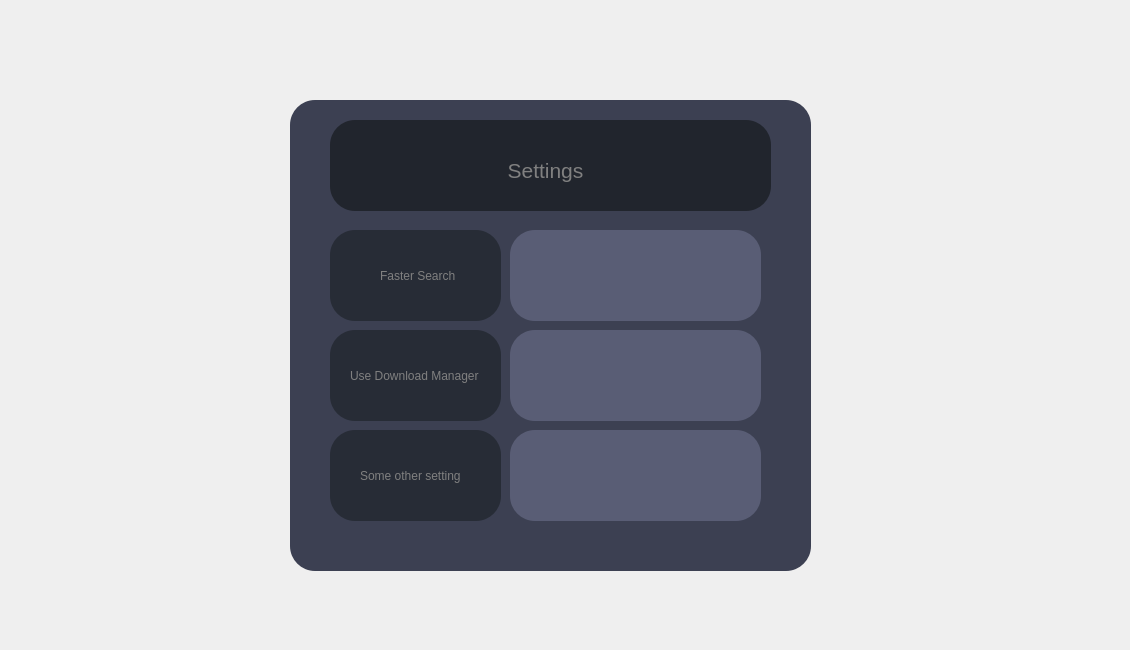
    <widget class="QWidget" name="misc_keep">
     <widget class="QFrame" name="manage_buckets_frame_2">
      <property name="geometry">
       <rect>
        <x>570</x>
        <y>240</y>
        <width>131</width>
        <height>71</height>
       </rect>
      </property>
      <property name="styleSheet">
       <string notr="true"/>
      </property>
      <property name="frameShape">
       <enum>QFrame::NoFrame</enum>
      </property>
      <property name="frameShadow">
       <enum>QFrame::Raised</enum>
      </property>
      <property name="lineWidth">
       <number>0</number>
      </property>
      <layout class="QHBoxLayout" name="settings_toggle_1_layout">
       <property name="spacing">
        <number>0</number>
       </property>
       <property name="leftMargin">
        <number>0</number>
       </property>
       <property name="topMargin">
        <number>0</number>
       </property>
       <property name="rightMargin">
        <number>0</number>
       </property>
       <property name="bottomMargin">
        <number>0</number>
       </property>
      </layout>
     </widget>
     <widget class="QLabel" name="label_11">
      <property name="geometry">
       <rect>
        <x>330</x>
        <y>230</y>
        <width>171</width>
        <height>91</height>
       </rect>
      </property>
      <property name="styleSheet">
       <string notr="true">QLabel {


			background-color: #272c36;
			padding: 12px;
			border-radius: 25px;
			border-bottom: 30px shadow;
        }</string>
      </property>
      <property name="text">
       <string/>
      </property>
     </widget>
     <widget class="QLabel" name="label_12">
      <property name="geometry">
       <rect>
        <x>330</x>
        <y>330</y>
        <width>171</width>
        <height>91</height>
       </rect>
      </property>
      <property name="styleSheet">
       <string notr="true">QLabel {


			background-color: #272c36;
			padding: 12px;
			border-radius: 25px;
			border-bottom: 30px shadow;
        }</string>
      </property>
      <property name="text">
       <string/>
      </property>
     </widget>
     <widget class="QLabel" name="label_13">
      <property name="geometry">
       <rect>
        <x>330</x>
        <y>430</y>
        <width>171</width>
        <height>91</height>
       </rect>
      </property>
      <property name="styleSheet">
       <string notr="true">QLabel {


			background-color: #272c36;
			padding: 12px;
			border-radius: 25px;
			border-bottom: 30px shadow;
        }</string>
      </property>
      <property name="text">
       <string/>
      </property>
     </widget>
     <widget class="QFrame" name="manage_buckets_frame_3">
      <property name="geometry">
       <rect>
        <x>570</x>
        <y>340</y>
        <width>131</width>
        <height>71</height>
       </rect>
      </property>
      <property name="styleSheet">
       <string notr="true"/>
      </property>
      <property name="frameShape">
       <enum>QFrame::NoFrame</enum>
      </property>
      <property name="frameShadow">
       <enum>QFrame::Raised</enum>
      </property>
      <property name="lineWidth">
       <number>0</number>
      </property>
      <layout class="QHBoxLayout" name="settings_toggle_2_layout">
       <property name="spacing">
        <number>0</number>
       </property>
       <property name="leftMargin">
        <number>0</number>
       </property>
       <property name="topMargin">
        <number>0</number>
       </property>
       <property name="rightMargin">
        <number>0</number>
       </property>
       <property name="bottomMargin">
        <number>0</number>
       </property>
      </layout>
     </widget>
     <widget class="QFrame" name="manage_buckets_frame_4">
      <property name="geometry">
       <rect>
        <x>570</x>
        <y>440</y>
        <width>131</width>
        <height>71</height>
       </rect>
      </property>
      <property name="styleSheet">
       <string notr="true"/>
      </property>
      <property name="frameShape">
       <enum>QFrame::NoFrame</enum>
      </property>
      <property name="frameShadow">
       <enum>QFrame::Raised</enum>
      </property>
      <property name="lineWidth">
       <number>0</number>
      </property>
      <layout class="QHBoxLayout" name="settings_toggle_3_layout">
       <property name="spacing">
        <number>0</number>
       </property>
       <property name="leftMargin">
        <number>0</number>
       </property>
       <property name="topMargin">
        <number>0</number>
       </property>
       <property name="rightMargin">
        <number>0</number>
       </property>
       <property name="bottomMargin">
        <number>0</number>
       </property>
      </layout>
     </widget>
     <widget class="QLabel" name="label_14">
      <property name="geometry">
       <rect>
        <x>330</x>
        <y>120</y>
        <width>441</width>
        <height>91</height>
       </rect>
      </property>
      <property name="styleSheet">
       <string notr="true">QLabel {


			background-color: #21252d;
			padding: 12px;
			border-radius: 25px;
			border-bottom: 30px shadow;
        }</string>
      </property>
      <property name="text">
       <string/>
      </property>
     </widget>
     <widget class="QLabel" name="title_2">
      <property name="geometry">
       <rect>
        <x>370</x>
        <y>150</y>
        <width>351</width>
        <height>41</height>
       </rect>
      </property>
      <property name="font">
       <font>
        <pointsize>16</pointsize>
       </font>
      </property>
      <property name="styleSheet">
       <string notr="true">color: gray</string>
      </property>
      <property name="text">
       <string>Settings</string>
      </property>
      <property name="alignment">
       <set>Qt::AlignCenter</set>
      </property>
     </widget>
     <widget class="QLabel" name="label">
      <property name="geometry">
       <rect>
        <x>380</x>
        <y>260</y>
        <width>81</width>
        <height>31</height>
       </rect>
      </property>
      <property name="styleSheet">
       <string notr="true">color: gray</string>
      </property>
      <property name="text">
       <string>Faster Search</string>
      </property>
     </widget>
     <widget class="QLabel" name="label_2">
      <property name="geometry">
       <rect>
        <x>350</x>
        <y>360</y>
        <width>141</width>
        <height>31</height>
       </rect>
      </property>
      <property name="styleSheet">
       <string notr="true">color: gray</string>
      </property>
      <property name="text">
       <string>Use Download Manager</string>
      </property>
     </widget>
     <widget class="QLabel" name="label_3">
      <property name="geometry">
       <rect>
        <x>360</x>
        <y>460</y>
        <width>131</width>
        <height>31</height>
       </rect>
      </property>
      <property name="styleSheet">
       <string notr="true">color: gray</string>
      </property>
      <property name="text">
       <string>Some other setting</string>
      </property>
     </widget>
     <widget class="QLabel" name="label_15">
      <property name="geometry">
       <rect>
        <x>510</x>
        <y>230</y>
        <width>251</width>
        <height>91</height>
       </rect>
      </property>
      <property name="styleSheet">
       <string notr="true">QLabel {
			background-color: #595D75;
			padding: 12px;
			border-radius: 25px;
			border-bottom: 30px shadow;
        }</string>
      </property>
      <property name="text">
       <string/>
      </property>
     </widget>
     <widget class="QLabel" name="label_16">
      <property name="geometry">
       <rect>
        <x>510</x>
        <y>330</y>
        <width>251</width>
        <height>91</height>
       </rect>
      </property>
      <property name="styleSheet">
       <string notr="true">QLabel {
			background-color: #595D75;
			padding: 12px;
			border-radius: 25px;
			border-bottom: 30px shadow;
        }</string>
      </property>
      <property name="text">
       <string/>
      </property>
     </widget>
     <widget class="QLabel" name="label_17">
      <property name="geometry">
       <rect>
        <x>510</x>
        <y>430</y>
        <width>251</width>
        <height>91</height>
       </rect>
      </property>
      <property name="styleSheet">
       <string notr="true">QLabel {
			background-color: #595D75;
			padding: 12px;
			border-radius: 25px;
			border-bottom: 30px shadow;
        }</string>
      </property>
      <property name="text">
       <string/>
      </property>
     </widget>
     <widget class="QLabel" name="label_18">
      <property name="geometry">
       <rect>
        <x>290</x>
        <y>100</y>
        <width>521</width>
        <height>471</height>
       </rect>
      </property>
      <property name="styleSheet">
       <string notr="true">QLabel {
			background-color: #3C4052;
			padding: 12px;
			border-radius: 25px;
			border-bottom: 30px shadow;
        }</string>
      </property>
      <property name="text">
       <string/>
      </property>
     </widget>
     <widget class="QFrame" name="back_button_frame_8">
      <property name="geometry">
       <rect>
        <x>860</x>
        <y>580</y>
        <width>261</width>
        <height>61</height>
       </rect>
      </property>
      <property name="cursor">
       <cursorShape>PointingHandCursor</cursorShape>
      </property>
      <property name="styleSheet">
       <string notr="true">QPushButton{

	background-color: rgb(60, 64, 82);
	font: 16pt &quot;Montserrat&quot;;
	background-color: 462e2e;
	border-radius: 15px;
}
QPushButton:pressed:hover{
	background-color: rgb(134, 88, 88);
	padding: 12px;
	border-radius: 25px;
}

QPushButton:hover {
	
	background-color: rgb(66, 134, 132);
	padding: 12px;
	border-radius: 25px;
}</string>
      </property>
      <property name="frameShape">
       <enum>QFrame::NoFrame</enum>
      </property>
      <property name="frameShadow">
       <enum>QFrame::Raised</enum>
      </property>
      <property name="lineWidth">
       <number>0</number>
      </property>
      <layout class="QHBoxLayout" name="return_home_layout_settings">
       <property name="spacing">
        <number>0</number>
       </property>
       <property name="leftMargin">
        <number>0</number>
       </property>
       <property name="topMargin">
        <number>0</number>
       </property>
       <property name="rightMargin">
        <number>0</number>
       </property>
       <property name="bottomMargin">
        <number>0</number>
       </property>
      </layout>
     </widget>
     <zorder>label_18</zorder>
     <zorder>label_17</zorder>
     <zorder>label_16</zorder>
     <zorder>label_15</zorder>
     <zorder>manage_buckets_frame_2</zorder>
     <zorder>label_11</zorder>
     <zorder>label_12</zorder>
     <zorder>label_13</zorder>
     <zorder>manage_buckets_frame_3</zorder>
     <zorder>manage_buckets_frame_4</zorder>
     <zorder>label_14</zorder>
     <zorder>title_2</zorder>
     <zorder>label</zorder>
     <zorder>label_2</zorder>
     <zorder>label_3</zorder>
     <zorder>back_button_frame_8</zorder>
    </widget>
